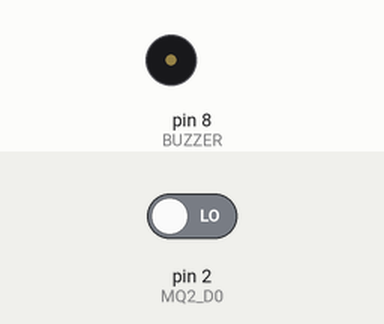
This sketch was run on a simulated Arduino Uno, built with avr-gcc and run on an emulated ATmega328P. Parts: buzzer (waves = sounding, pin HIGH). The test bench sets the inputs (shaded band); at power-on: pin 2 (MQ2_D0) LOW. What the sketch prints to the serial monitor is not drawn.

Above: at 1.8 s.
1.9 s: pin 2 (MQ2_D0) driven HIGH
At 2.5 s:
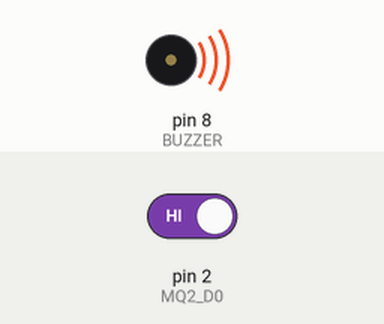
3.5 s: pin 2 (MQ2_D0) driven LOW
At 4.9 s:
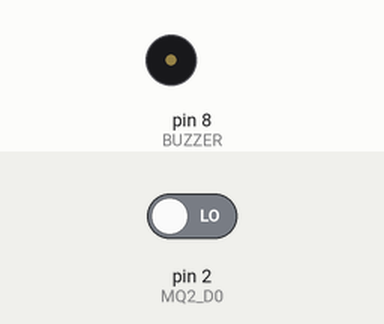
Timing chart, 0 to 6.5 s (numbered marks = the images above; inputs shaded):
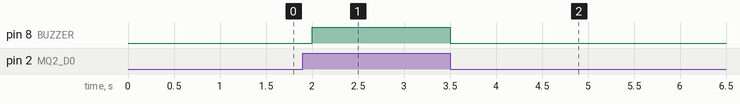

Measured:
- after the input at 1.9 s, pin 8 (BUZZER): LOW → HIGH after 0.10 s
- after the input at 3.5 s, pin 8 (BUZZER): HIGH → LOW at once

The sketch:

MQ2_BUZZER.ino
```cpp
#define MQ2_D0 2   // Digital output pin from MQ-2
#define BUZZER 8   // Buzzer pin

void setup() {
    pinMode(MQ2_D0, INPUT);
    pinMode(BUZZER, OUTPUT);
    Serial.begin(9600);
}

void loop() {
    int gasDetected = digitalRead(MQ2_D0); // Read D0 (HIGH or LOW)

    if (gasDetected == HIGH) { // Gas detected
        Serial.println("⚠️ Gas Detected! Buzzer ON!");
        digitalWrite(BUZZER, HIGH); // Turn buzzer ON
    } else {
        Serial.println("✅ No Gas Detected.");
        digitalWrite(BUZZER, LOW); // Turn buzzer OFF
    }

    delay(500); // Small delay to avoid rapid switching
}
```
